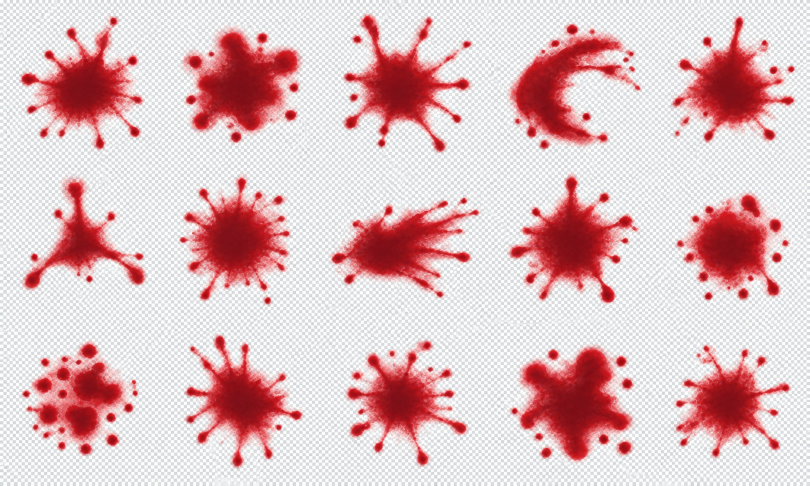
#> input picture assets/effects/blood_splats/source/blood_splats_sheet_flat_checker_source.png, 1620 x 971 px (shown at 1/2 size)
$ python process_blood_splat_sheet.py ../assets/effects/blood_splats/source/blood_splats_sheet_flat_checker_source.png out
#> lines starting #> are read from the running program, lines starting #| are printed output that depends on the picture
from __future__ import annotations

import argparse
import math
from pathlib import Path

from PIL import Image, ImageFilter


COLUMNS = 5
ROWS = 3
OUTPUT_SIZE = 256


def extract_red_foreground(cell: Image.Image, source_has_alpha: bool) -> Image.Image:
    if source_has_alpha:
        return cell.convert("RGBA")

    output: list[tuple[int, int, int, int]] = []
    rgb = cell.convert("RGB")
    source_pixels = (
        rgb.get_flattened_data() if hasattr(rgb, "get_flattened_data") else rgb.getdata()
    )
    for red, green, blue in source_pixels:
        redness = red - max(green, blue)
        amount = max(0.0, min(1.0, (redness - 2.0) / 75.0))
        amount = amount * amount * (3.0 - 2.0 * amount)
        if amount <= 0.0:
            output.append((0, 0, 0, 0))
            continue
        edge_red = (140, 22, 40)
        center_red = (112, 18, 36)
        color = tuple(
            round(edge + (center - edge) * amount)
            for edge, center in zip(edge_red, center_red)
        )
        output.append((*color, round(255 * amount)))

    extracted = Image.new("RGBA", cell.size)
    extracted.putdata(output)
    extracted.putalpha(extracted.getchannel("A").filter(ImageFilter.GaussianBlur(7.5)))
    return extracted


def slice_sheet(source: Path, output_dir: Path) -> None:
    source_image = Image.open(source)
    source_has_alpha = source_image.mode == "RGBA" and source_image.getchannel("A").getextrema()[0] < 255
    sheet = source_image.convert("RGBA")
    transparent_sheet = extract_red_foreground(sheet, source_has_alpha)
    source_dir = output_dir / "source"
    source_dir.mkdir(parents=True, exist_ok=True)
    transparent_sheet.save(source_dir / "blood_splats_sheet_flat_transparent.png", optimize=True)
    cell_width = sheet.width // COLUMNS
    cell_height = sheet.height // ROWS
    output_dir.mkdir(parents=True, exist_ok=True)
    for index in range(COLUMNS * ROWS):
        row, column = divmod(index, COLUMNS)
        cell = transparent_sheet.crop(
            (column * cell_width, row * cell_height, (column + 1) * cell_width, (row + 1) * cell_height)
        )
        rgba = cell.convert("RGBA")
        mask = rgba.getchannel("A")
        bounds = mask.getbbox()
        if bounds is None:
            raise RuntimeError(f"no red splash found in cell {index}")
        side = math.ceil(max(bounds[2] - bounds[0], bounds[3] - bounds[1]) * 1.18)
        center_x = (bounds[0] + bounds[2]) // 2
        center_y = (bounds[1] + bounds[3]) // 2
        left = center_x - side // 2
        top = center_y - side // 2
        rgba.putalpha(mask)
        rgba.crop((left, top, left + side, top + side)).resize(
            (OUTPUT_SIZE, OUTPUT_SIZE), Image.Resampling.LANCZOS
        ).save(output_dir / f"blood_splats_{index:02}.png", optimize=True)


def main() -> None:
    parser = argparse.ArgumentParser()
    parser.add_argument("source", type=Path)
    parser.add_argument("output_dir", type=Path)
    args = parser.parse_args()
    slice_sheet(args.source, args.output_dir)
#> in slice_sheet, source_image is the input picture: PIL image 1620x971 RGB; mean R, G, B 223.6, 190.3, 192.8
#> in slice_sheet, `source_has_alpha = source_image.mode == "RGBA" and source_image.getcha..`: source_has_alpha = False
#> the loop in extract_red_foreground, `for red, green, blue in source_pixels:` made 1573020 passes
#> (red, green, blue, redness) on passes 1 to 3: (253, 253, 254, -1), (254, 253, 254, 0), (253, 254, 254, -1)
#> after the loop in extract_red_foreground, `for red, green, blue in source_pixels:`: output = 1573020 items
#> in extract_red_foreground, `extracted = Image.new("RGBA", cell.size)`: extracted: PIL image 1620x971 RGBA; every value is 0
#> in extract_red_foreground, `extracted.putalpha(extracted.getchannel("A").filter(ImageFilter.Gaussi..`:
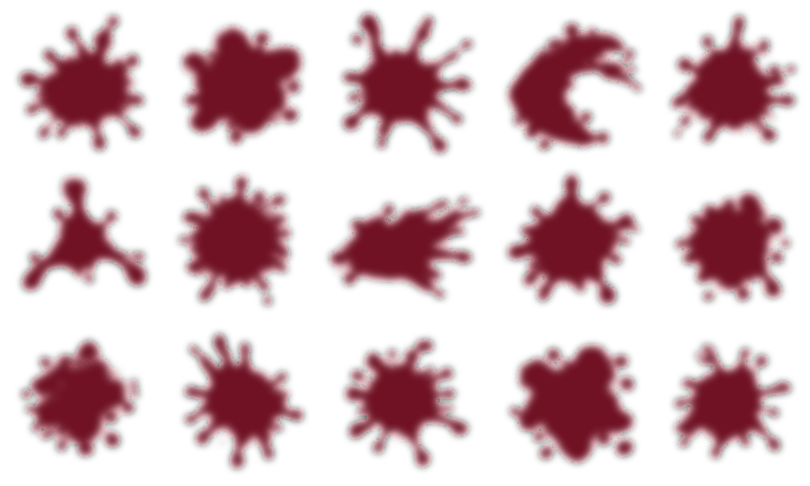
#> extracted: PIL image 1620x971 RGBA (shown at 1/2 size); mean R, G, B, A 39.3, 6.3, 12.3, 68; transparent parts drawn white
#> the loop in slice_sheet, `for index in range(COLUMNS * ROWS):` made 15 passes
#> (bounds, side, center_x, center_y, left, top) on passes 1 to 12: ((23, 15, 305, 318), 358, 164, 166, -15, -13), ((23, 36, 298, 304), 325, 160, 170, -2, 8), ((20, 10, 314, 323), 370, 167, 166, -18, -19), ((27, 30, 324, 317), 351, 175, 173, 0, -2), ((0, 15, 312, 303), 369, 156, 159, -28, -25), ((27, 14, 310, 275), 334, 168, 144, 1, -23), ((17, 11, 324, 304), 363, 170, 157, -11, -24), ((0, 54, 324, 290), 383, 162, 172, -29, -19), ((0, 7, 324, 302), 383, 162, 154, -29, -37), ((38, 45, 301, 296), 311, 169, 170, 14, 15), ((26, 19, 294, 283), 317, 160, 151, 2, -7), ((28, 6, 299, 307), 356, 163, 156, -15, -22)
#> pass 1, in slice_sheet, `cell = transparent_sheet.crop( (column * cell_width, row * cell_height..`:
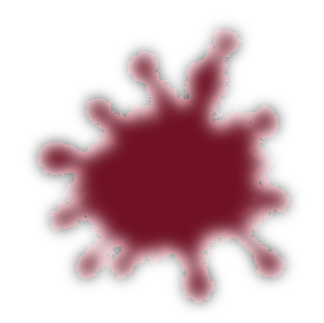
#> cell: PIL image 324x323 RGBA; mean R, G, B, A 40.7, 6.5, 12.7, 68.7; transparent parts drawn white
#> pass 1, in slice_sheet, `mask = rgba.getchannel("A")`:
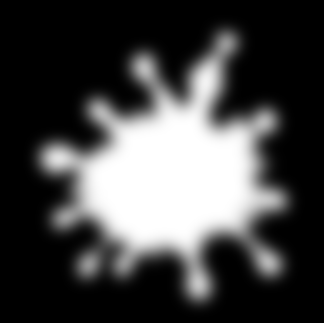
#> mask: PIL image 324x323 L; min 0, max 255, mean 68.7
#> pass 1, in slice_sheet, `rgba.crop((left, top, left + side, top + side)).resize( (OUTPUT_SIZE, ..`:
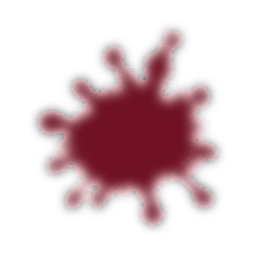
#> saved as blood_splats_00.png: PIL image 256x256 RGBA; mean R, G, B, A 33.3, 5.2, 10.3, 56.1; transparent parts drawn white
#> pass 2, in slice_sheet, `cell = transparent_sheet.crop( (column * cell_width, row * cell_height..`:
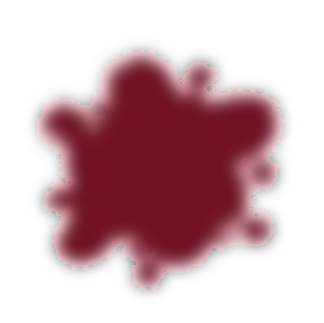
#> cell: PIL image 324x323 RGBA; mean R, G, B, A 45.9, 7.4, 14.4, 83.6; transparent parts drawn white
#> after the loop in slice_sheet, `for index in range(COLUMNS * ROWS):`:
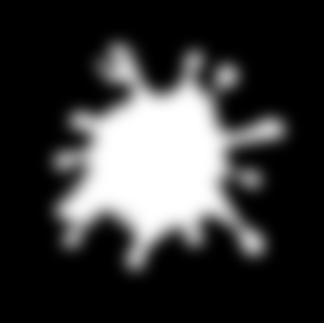
#> mask: PIL image 324x323 L; min 0, max 255, mean 56.9
#> after the loop in slice_sheet, `for index in range(COLUMNS * ROWS):`:
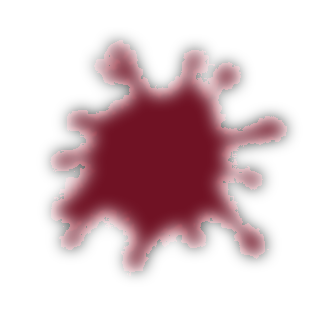
#> rgba: PIL image 324x323 RGBA; mean R, G, B, A 33.5, 5.4, 10.5, 56.9; transparent parts drawn white


if __name__ == "__main__":
    main()
